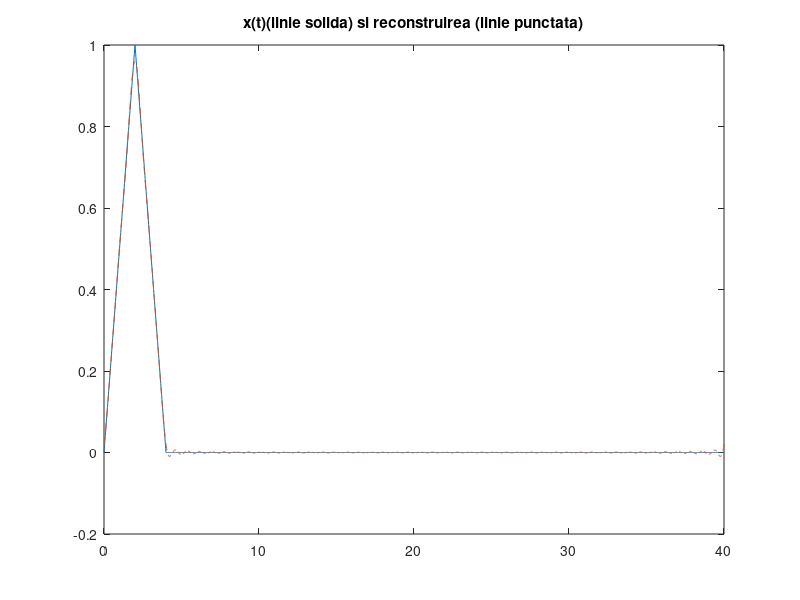
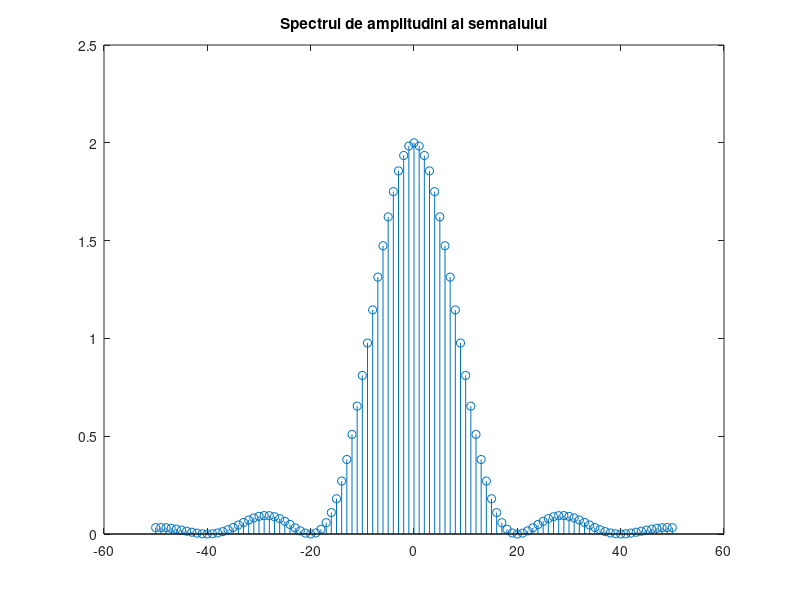

Recreate these plots in MATLAB, in order.
N=50; % numarul de coeficienti
P=40; % perioada                                                       
D=4; % durata de crestere                                                        
w0=2*pi/P; % pulsatie
t_1=0:0.02:D; % esantionarea semnalului initial

% generam semnalul triunghiular initial
x_1= sawtooth((pi/2)*t_1,0.5)/2+0.5; 
t=0:0.02:P; % esantionarea semnalului reconstruit
x = zeros(1,length(t)); % initializarea vectorului x cu toate elementele 0
x(t<=D)=x_1; % vom inlocui toate valorile nule cu cele din semnalul initial cu conditia t<=D

figure(1);
plot(t,x);% afisam semnalului x(t)
title('x(t)(linie solida) si reconstruirea (linie punctata)');
hold on;

% m este variabilia dupa care se face suma
for m = -N:N
    x_t = x_1; %x_t este semnalul realizat cu formula SF
    x_t = x_t .* exp(-j*m*w0*t_1); % vectorul ce trebuie integrat
    X(m+N+1)=0;% initializarea 

    for i = 1: length(t_1)-1
        X(m+N+1) = X(m+N+1) + (t_1(i+1)-t_1(i))* (x_t(i)+x_t(i+1))/2; % vom integra folosindu-ne de metoda dreptunghiurilor
    end
end

for i = 1: length(t)
    x_reconstruit(i) = 0;% initializarea elementelor vectorului reconstruit
    for m=-N:N
        x_reconstruit(i) = x_reconstruit(i) + (1/P)*X(m+N+1)*exp(j*m*w0*t(i));% calculam suma
    end
end

plot(t,x_reconstruit,'--');% afisarea semnalului reconstruit cu linie punctata pe acelasi grafic cu primul semnal
figure(2);

w=-50:50;% generarea vectorului de pulsatii corespunzatoare coeficientilor Xm
stem(w,abs(X));% afisarea spectrului de amplitudini
title('Spectrul de amplitudini al semnalului')


% Orice semnal periodic poate fi descris de o suma de cos si sin, inmultite
% cu coeficienti corespunzatori.Coeficientii acestia constituie spectrul.
% Semnalul reconstruit se apropie de forma primului semnal, avand o
% marja de eroare din cauza din cauza faptului ca am folosit un numar finit de coeficienti( in
% cazul de fata 50). Pe masura ce folosim mai multi coeficienti ai seriei
% Fourier, semnalul reconstruit se va apropia din ce in ce mai mult de
% semnalul initial.